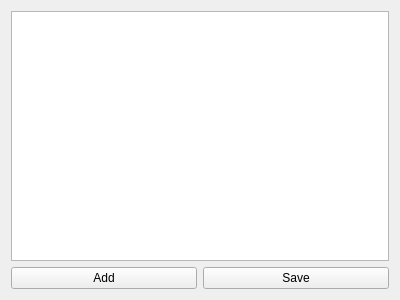
<?xml version="1.0" encoding="UTF-8"?>
<ui version="4.0">
 <class>CustomDataTreeWidget</class>
 <widget class="QWidget" name="CustomDataTreeWidget">
  <property name="geometry">
   <rect>
    <x>0</x>
    <y>0</y>
    <width>400</width>
    <height>300</height>
   </rect>
  </property>
  <property name="windowTitle">
   <string>Form</string>
  </property>
  <layout class="QVBoxLayout" name="verticalLayout">
   <item>
    <widget class="QTreeView" name="treeView">
     <property name="editTriggers">
      <set>QAbstractItemView::EditKeyPressed</set>
     </property>
     <property name="defaultDropAction">
      <enum>Qt::MoveAction</enum>
     </property>
     <property name="selectionMode">
      <enum>QAbstractItemView::ExtendedSelection</enum>
     </property>
    </widget>
   </item>
   <item>
    <layout class="QHBoxLayout" name="horizontalLayout">
     <item>
      <widget class="QPushButton" name="add_pushButton">
       <property name="text">
        <string>Add</string>
       </property>
      </widget>
     </item>
     <item>
      <widget class="QPushButton" name="save_pushButton">
       <property name="text">
        <string>Save</string>
       </property>
      </widget>
     </item>
    </layout>
   </item>
  </layout>
 </widget>
 <resources/>
 <connections/>
</ui>
